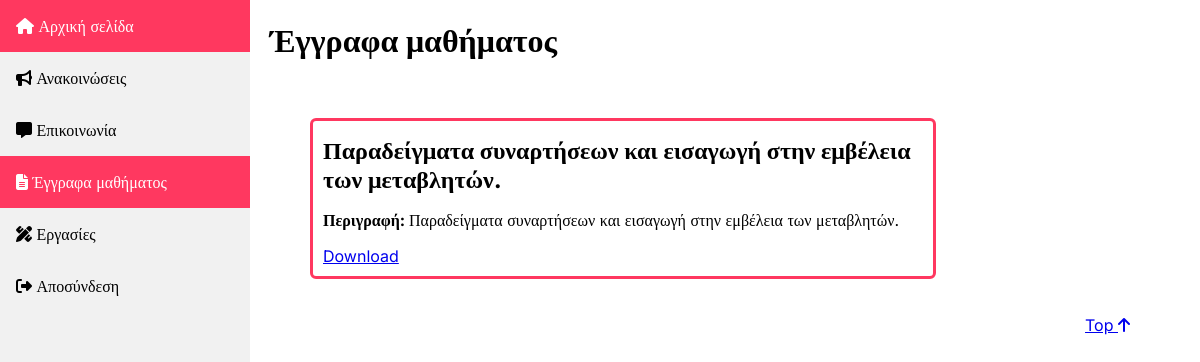
The app's page /public/documents.php (signed in) with its own data.
### tables this page shows
CREATE TABLE `documents` (
  `id` int(11) NOT NULL AUTO_INCREMENT,
  `title` varchar(200) NOT NULL,
  `description` mediumtext NOT NULL,
  `file_name` varchar(255) NOT NULL,
  PRIMARY KEY (`id`)
);

### public/documents.php (the view, shortened to what this page needs)
<!DOCTYPE html>
<html lang="el">
    <head>
        <link rel="stylesheet" type="text/css" media="screen"
            href="../css/style.css" />
        <link href="../assets/fontawesome/css/fontawesome.css" rel="stylesheet">
        <link href="../assets/fontawesome/css/brands.css" rel="stylesheet">
        <link href="../assets/fontawesome/css/solid.css" rel="stylesheet">
    </head>
    <body>
        <div class="sidebar">
            <a href="./introduction.php">
                <i class="fas fa-home"></i> Αρχική σελίδα
            </a>
            <a href="./announcement.php">
                <i class="fas fa-bullhorn"></i> Ανακοινώσεις
            </a>
            <a href="./communication.php">
                <i class="fas fa-comment-alt"></i> Επικοινωνία
            </a>
            <a class="active" href="#">
                <i class="fas fa-file-alt"></i> Έγγραφα μαθήματος
            </a>
            <a href="./homework.php">
                <i class="fas fa-pencil-ruler"></i> Εργασίες
            </a>
            <a href="../src/logout.php">
                <i class="fa-solid fa-right-from-bracket"></i> Αποσύνδεση
            </a>
        </div>
        <main>
            <h1>Έγγραφα μαθήματος</h1>
            <ul>
                <?php
                    $db = require "../src/connectToDataBase.php";
                    $sql = "SELECT id, title, description, file_name
                            FROM documents;";
                    $query = $db->query($sql);
                    if($_SESSION['role'] === 'tutor'){
                        echo '
                            <li class="list-box doc-box">
                                <h2>
                                    <a href="./addDocument.php">
                                        Προσθήκη νέου εγγράφου
                                    </a>
                                </h2>
                            </li>
                        ';
                        while ($row = mysqli_fetch_row($query)){
                            echo '
                                <li class="list-box doc-box">
                                <h2>
                                    '.$row[1].'
                                    <a href="../src/deleteDocument.php?id='.$row[0].'"><i title="Delete document"
                                    class="fa-solid fa-trash-can"></i></a>
                                    <a href="./editDocument.php?subject=
                                        '.str_replace(' ', '&nbsp;', $row[2]).'&text='.$row[3].'&id='.$row[0].'">
                                        <i class="fa-solid fa-pen-to-square" title="Edit document"></i>
                                    </a>
                                </h2>
                                <p>
                                    <span class="bold-text">
                                        Περιγραφή:
                                    </span> '.$row[2].'
                                </p>
                                <p>
                                    <a href="'.$row[3].'">Download</a>
                                </p>
                            </li>';
                        }
                    } else {
                        while ($row = mysqli_fetch_row($query)){
                            echo '
                                <li class="list-box doc-box">
                                    <h2>
                                        '.$row[1].'
                                    </h2>
                                    <p>
                                        <span class="bold-text">
                                            Περιγραφή:
                                        </span> '.$row[2].'
                                    </p>
                                    <p>
                                        <a href="'.$row[3].'">Download</a>
                                    </p>
                                </li>
                            ';
                        }
                    }
                ?>
            </ul>
            <div class="top-link">
                <a href="#top">
                    Top <i class="fa-solid fa-arrow-up"></i>
                </a>
            </div>
        </main>
    </body>
</html>

### css/style.css (style rules this page uses)
html, body { height: 100%; width:100%; margin: 0; }
body { font-family: 'Inter'; font-size: 16px; display:flex; }
.sidebar { margin: 0; width: 250px; background-color: #f1f1f1; position: fixed; height: 100%; overflow: auto; top: 0px; }
.sidebar a { display: block; color: black; padding: 16px; text-decoration: none; }
.sidebar a.active { background-color: #ff3860; color: white; }
main { align-items: left; box-sizing: border-box; display: flex; flex-direction: column; position: relative; width: calc(100% - 300px); margin-left: 250px; padding: 0px 20px; }
main h1 { padding-bottom: 20px; }
main > div { margin-bottom: 20px; }
.top-link { margin-left: auto; margin-right: 0; }
.list-box { border: solid 3px #ff3860; border-radius: 6px; margin-bottom: 20px; padding: 10px 10px; padding-bottom: 5px; width: 50vw; max-width: 600px; overflow-x: hidden; overflow-y: scroll; }
.list-box h2 { margin-top: 5px; font-weight: bold; text-align: left; }
.list-box > * { margin-bottom: 5px; }
ul > .list-box { list-style: none; }
.bold-text { font-weight: bold; }

### records on screen
documents: title "Παραδείγματα συναρτήσεων και εισαγωγή στην εμβέλεια των μεταβλητών.", description "Παραδείγματα συναρτήσεων και εισαγωγή στην εμβέλεια των μεταβλητών."
